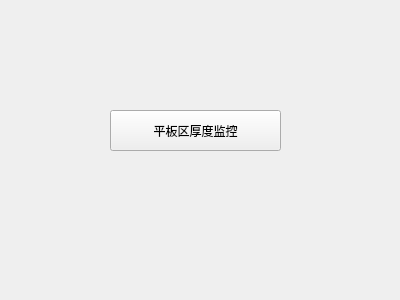
<?xml version="1.0" encoding="UTF-8"?>
<ui version="4.0">
 <class>Form</class>
 <widget class="QWidget" name="Form">
  <property name="geometry">
   <rect>
    <x>0</x>
    <y>0</y>
    <width>400</width>
    <height>300</height>
   </rect>
  </property>
  <property name="windowTitle">
   <string>平板区厚度监控</string>
  </property>
  <property name="windowIcon">
   <iconset resource="images/images.qrc">
    <normaloff>:/bat.ico</normaloff>:/bat.ico</iconset>
  </property>
  <widget class="QPushButton" name="btn_SlotSlope">
   <property name="geometry">
    <rect>
     <x>110</x>
     <y>110</y>
     <width>171</width>
     <height>41</height>
    </rect>
   </property>
   <property name="text">
    <string>平板区厚度监控</string>
   </property>
   <property name="icon">
    <iconset resource="images/images.qrc">
     <normaloff>:/button.png</normaloff>:/button.png</iconset>
   </property>
  </widget>
 </widget>
 <resources>
  <include location="images/images.qrc"/>
 </resources>
 <connections/>
</ui>
